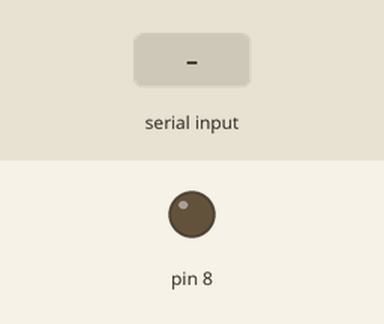
Bench run of a sketch on a simulated Arduino Uno, built with avr-gcc and run on an emulated ATmega328P. On the bench: output pins drawn as LEDs (lit = HIGH). The test bench sets the inputs (shaded band). What the sketch prints to the serial monitor is not drawn.

Above: at 1.2 s.
1.3 s: "A" received over Serial
At 2.3 s:
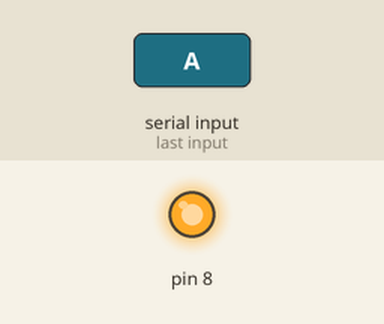
2.8 s: "1" received over Serial
Timing chart, 0 to 5.8 s (numbered marks = the images above; inputs shaded):
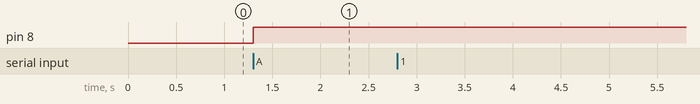

The sketch:

S3E2.ino
```cpp
char dato_recibido = 0;
int i = 0;


void setup(void){
 pinMode(8, OUTPUT);
 pinMode(13, INPUT_PULLUP);

 Serial.begin(9600);

}

void loop(void){
  Serial.println("Voltimetro digital");
  Serial.println("S3E1.ino");
  for(;;){
    if(Serial.available() == 1)
    {
        dato_recibido = Serial.read();
        if(dato_recibido == 'A'){
        if(13 == LOW){
           analogWrite(8, 127);
        }
        else{
          for(i=0; i<255; i++){
           analogWrite(8,i);
          }

        }
        }
        else{
          Serial.println("Error en dato enviado, favor de escribir una A");
        }
    }

  }

}
```

Measured:
- after the input at 1.3 s, pin 8: LOW → HIGH at once
- after the input at 2.8 s, every drawn part: stays the same
